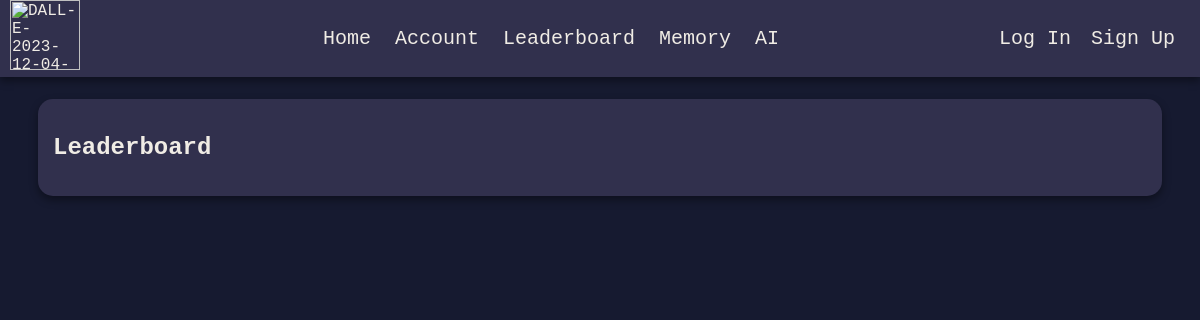
The page /leaderboard on the database as committed earlier.
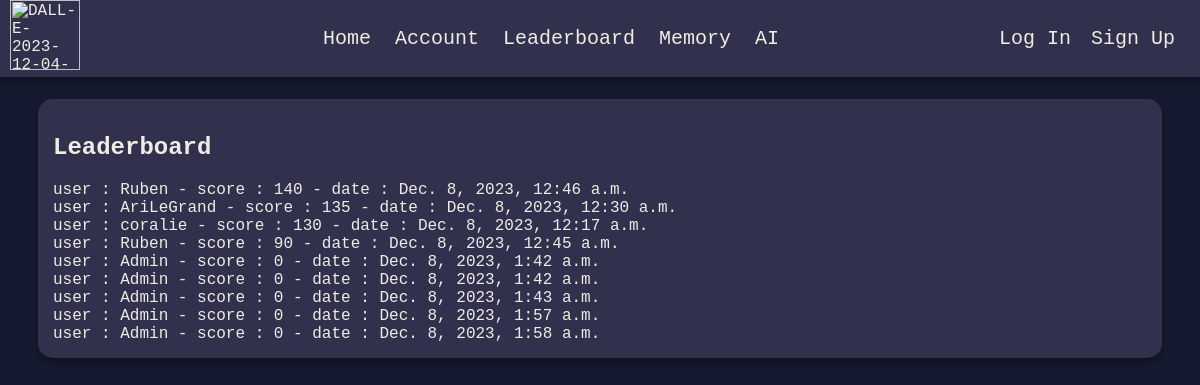
The same page on the database as committed later.
### profils/models.py (models this page shows)
class Leaderboard(models.Model):
    user = models.ForeignKey(User, on_delete=models.CASCADE)
    score = models.IntegerField()
    time = models.DateTimeField(auto_now_add=True)

### profils/views.py (the view)
# urls.py: path("leaderboard", views.leaderboard, name="leaderboard"),
def leaderboard(request):
    leaderboard_data = Leaderboard.objects.order_by('-score', 'time')[:10]
    return render(request, 'profils/leaderboard.html', {'leaderboard_data': leaderboard_data})

### profils/templates/profils/leaderboard.html (shortened to what this page needs)
{%load static%}
<html lang="fr">
    <head>
        <link rel="stylesheet" href="{% static 'Myapp/style.css' %}">
    </head>
    <body>
        <header>
            <div id="nav">
                <div id="nav_logo">
                    <img id="logo" src="https://i.ibb.co/b6DCGfb/DALL-E-2023-12-04-10-42-11-removebg-preview.png" alt="DALL-E-2023-12-04-10-42-11-removebg-preview" border="0">
                </div>
                <div id="nav_plus">
                    <ul id="nav_g">
                        <li><a href="{% url 'home' %}">Home</a></li>
                        <li><a href="{% url 'profils' %}">Account</a></li>
                        <li><a href="{% url 'leaderboard'%}">Leaderboard</a></li>
                        <li><a href="{% url 'memory' %}">Memory</a></li>
                        <li><a href="">AI</a></li>
                    </ul>
                    <ul id="nav_d">
                        <li><a href="{%url 'login'%}">Log In</a></li>
                        <li><a href="{%url 'register'%}">Sign Up</a></li>
                    </ul>
                </div>
            </div>
        </header>
        <main id="main_block_">
            <h2>Leaderboard</h2>
            {% for entry in leaderboard_data %}
                <tr>
                    <td>user : {{ entry.user.username }}  -  </td>
                    <td>score : {{ entry.score }}  -  </td>
                    <td>date : {{ entry.time }}</td>
                </tr><br>
            {% endfor %}
        </main>
    </body>
</html>

### Myapp/static/Myapp/style.css (style rules this page uses)
html { background-color: #161A30; color: #F0ECE5; font-size: large; font-family: monospace; }
div#nav { background-color: #31304D; display: flex; justify-content: end; margin: -8px; box-shadow: 0px 4px 8px rgba(0, 0, 0, 0.4); }
div#nav img#logo { position: absolute; left: 10px; width: 70px; height: 70px; }
div#nav_plus { display: flex; justify-content: space-between; }
div#nav_plus ul#nav_g { display: flex; justify-content: space-between; }
div#nav_plus ul#nav_g li { margin: 1vw; }
div#nav_plus ul#nav_d { display: flex; margin-left: 14vw; }
div#nav ul { display: flex; list-style: none !important; text-decoration: none; margin-top: auto; margin-bottom: auto; padding: 15px; }
div#nav ul li { margin: 10px; }
div#nav ul li a { text-decoration: none; color: #F0ECE5; font-size: 20px; }
main#main_block_ { background-color: #31304D; color:#F0ECE5; flex-direction: row; margin: 30px; padding: 15px; border-radius: 15px; box-shadow: 0px 4px 8px rgba(0, 0, 0, 0.4); text-align: left; }

Rows that differ between the two databases and show on the page:
added Leaderboard: user.username "Ruben", score "140", time "Dec. 8, 2023, 12:46 a.m."
added Leaderboard: user.username "AriLeGrand", score "135", time "Dec. 8, 2023, 12:30 a.m."
added Leaderboard: user.username "coralie", score "130", time "Dec. 8, 2023, 12:17 a.m."
added Leaderboard: user.username "Ruben", score "90", time "Dec. 8, 2023, 12:45 a.m."
added Leaderboard: user.username "Admin", score "0", time "Dec. 8, 2023, 1:42 a.m."
added Leaderboard: user.username "Admin", score "0", time "Dec. 8, 2023, 1:42 a.m."
added Leaderboard: user.username "Admin", score "0", time "Dec. 8, 2023, 1:43 a.m."
added Leaderboard: user.username "Admin", score "0", time "Dec. 8, 2023, 1:57 a.m."
added Leaderboard: user.username "Admin", score "0", time "Dec. 8, 2023, 1:58 a.m."
